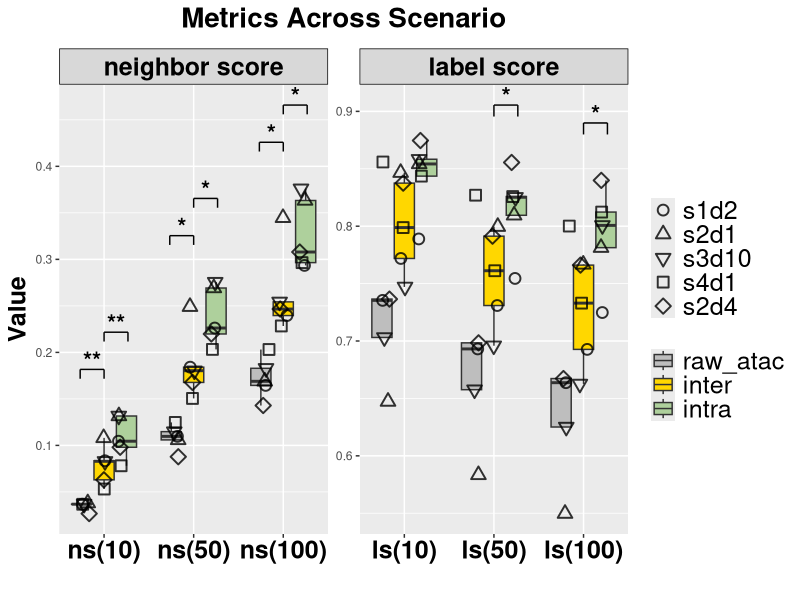
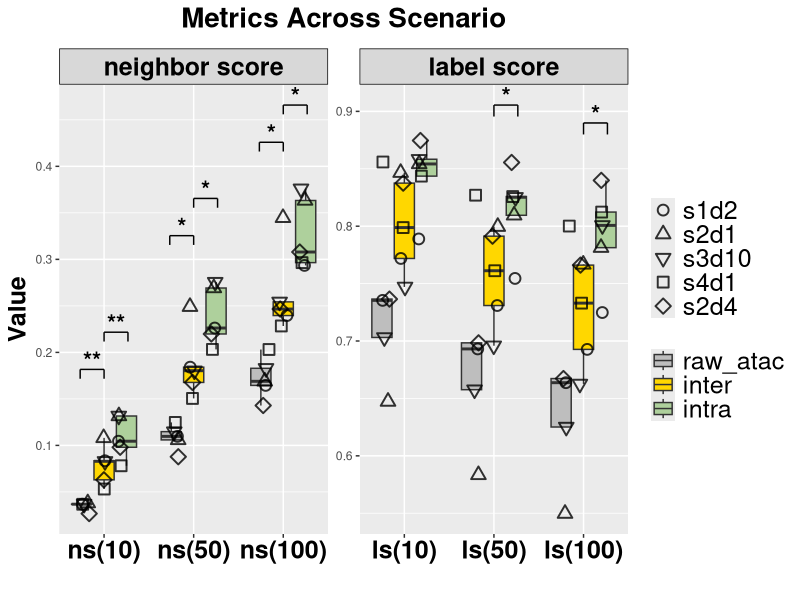

Generate these figures, in order, with R:
library(ggplot2)
library(readr)
library(dplyr)
library(tidyr)
library(purrr)
library(jsonlite)


df <- read_csv("test_r4_intrainter_nsls.csv")
r=4

df$Metric <- factor(df$Metric, levels = c("ns(10)", "ns(50)", "ns(100)", 
                                          "ls(10)", "ls(50)", "ls(100)"))
df$Scenario<-factor(df$Scenario,levels=c('raw_atac','inter','intra'))
df$Dataset<-factor(df$Dataset,levels = c('s1d2','s2d1','s3d10','s4d1','s2d4'))


df <- df %>%
  mutate(MetricType = ifelse(grepl("ns", Metric), "neighbor score", "label score"))%>%
  mutate(MetricType = factor(MetricType, levels = c("neighbor score", "label score")))

y_pos <- df %>% 
  group_by(Metric) %>% 
  summarise(max_val = max(Value))


perform_tests <- function(differences, digits_round = NULL, exact = FALSE, correct = TRUE) {
  d <- differences[is.finite(differences)]
  if (!is.null(digits_round)) d <- round(d, digits_round)
  
  n <- length(d)
  mean_d <- mean(d)
  sd_d <- sd(d)
  
  res <- list(
    p_value = NA_real_, test_method = "insufficient_n",
    estimate_diff = NA_real_, estimate_type = NA_character_, #  (Mean diff / Pseudo-median)
    effect_size = NA_real_, effect_size_type = NA_character_, #  (Cohen's d / Wilcoxon r)
    lower_ci = NA_real_, upper_ci = NA_real_
  )
  
  if (n < 2) return(res)
  
  if (sd_d == 0) {
    if (all(abs(d) < .Machine$double.eps)) {
      res$p_value <- 1; res$test_method <- "no-diff"
      res$estimate_diff <- 0; res$estimate_type <- "mean_diff"
      res$effect_size <- 0; res$effect_size_type <- "Cohen_d"
      res$lower_ci <- 0; res$upper_ci <- 0
      return(res)
    } else {
      k <- sum(d > 0); n_nonzero <- sum(d != 0)
      bt <- binom.test(k, n_nonzero, p = 0.5, alternative = "two.sided")
      res$p_value <- bt$p.value; res$test_method <- "Sign test (binom)"
      res$estimate_diff <- mean_d; res$estimate_type <- "mean_diff"
      res$effect_size <- k / n_nonzero; res$effect_size_type <- "Proportion_positive"
      res$lower_ci <- mean_d - qt(0.975, df = n-1) * (sd_d / sqrt(n))
      res$upper_ci <- mean_d + qt(0.975, df = n-1) * (sd_d / sqrt(n))
      return(res)
    }
  }
  
  shapiro_p <- if (n >= 3) {
    tryCatch(shapiro.test(d)$p.value, error = function(e) NA_real_)
  } else NA_real_
  
  if (!is.na(shapiro_p) && shapiro_p > 0.05) {
    # t-test
    tt <- t.test(d, mu = 0)
    res$p_value <- tt$p.value
    res$test_method <- "paired t-test"
    
    # Mean Difference
    res$estimate_diff <- tt$estimate[["mean of x"]] 
    res$estimate_type <- "Mean_Difference"
    
    # Cohen's d
    res$effect_size <- mean_d / sd_d  
    res$effect_size_type <- "Cohen_d"
    
    res$lower_ci <- tt$conf.int[1]
    res$upper_ci <- tt$conf.int[2]
  } else {
    # Wilcoxon
    wt <- suppressWarnings(tryCatch(
      wilcox.test(d, alternative = "two.sided", mu = 0, exact = FALSE, correct = TRUE, conf.int = TRUE),
      error = function(e) wilcox.test(d, alternative = "two.sided", mu = 0, exact = FALSE, correct = TRUE)
    ))
    
    res$p_value <- wt$p.value
    res$test_method <- "Wilcoxon signed-rank"
    
    # Pseudo-median
    if ("estimate" %in% names(wt)) {
      res$estimate_diff <- wt$estimate[["(pseudo)median"]] 
      res$estimate_type <- "Pseudo_median"
    } else {
      res$estimate_diff <- median(d)
      res$estimate_type <- "Median_Difference" # Fallback
    }
    
    # Wilcoxon r = Z / sqrt(N)
    z_val <- qnorm(wt$p.value / 2)
    res$effect_size <- abs(z_val) / sqrt(n)
    res$effect_size_type <- "Wilcoxon_r"
    
    if ("conf.int" %in% names(wt)) {
      res$lower_ci <- wt$conf.int[1]
      res$upper_ci <- wt$conf.int[2]
    } else {
      res$lower_ci <- mean_d - qt(0.975, df = n-1) * (sd_d / sqrt(n))
      res$upper_ci <- mean_d + qt(0.975, df = n-1) * (sd_d / sqrt(n))
    }
  }
  return(res)
}


df_wide <- df %>% 
  select(Dataset, Metric, MetricType, Scenario, Value) %>%
  pivot_wider(names_from = Scenario, values_from = Value)

methods_list <- levels(df$Scenario)

target_method <- "inter"
other_methods <- setdiff(methods_list, target_method)
# (d <- df_m[[m1]] - df_m[[m2]]),Scenario inter - intra
pairs <- lapply(other_methods, function(m) c(target_method, m)) 

results_list <- list()

for(m in unique(df$Metric)) {
  m_type <- unique(df$MetricType[df$Metric == m])
  df_m <- df_wide %>% filter(Metric == m)
  
  for(p in pairs) {
    m1 <- p[1] 
    m2 <- p[2]
    
    if(m1 %in% colnames(df_m) && m2 %in% colnames(df_m)) {
      d <- df_m[[m1]] - df_m[[m2]]
      
      test_res <- perform_tests(d)
      n_val <- sum(!is.na(d))
      
      results_list[[length(results_list) + 1]] <- tibble(
        Metric = m,
        MetricType = m_type,
        Group1 = m1,
        Group2 = m2,
        N = n_val, 
        
        estimate_diff = test_res$estimate_diff, 
        estimate_type = test_res$estimate_type,
        lower_ci = test_res$lower_ci,  
        upper_ci = test_res$upper_ci,
        effect_size = test_res$effect_size,
        effect_size_type = test_res$effect_size_type,
        test_method = test_res$test_method,
        p_value = test_res$p_value
      )
    }
  }
}

pairwise_df <- bind_rows(results_list) %>%
  mutate(
    signif = case_when(
      p_value < 0.001 ~ "***",
      p_value < 0.01  ~ "**",
      p_value < 0.05  ~ "*",
      TRUE ~ "ns"
    )
  )

write_csv(pairwise_df, paste0('interintra_nsls','_t_wilcox_test.csv'))

sig_df <- pairwise_df %>% filter(signif != "ns")

metric_indices <- df %>% 
  distinct(MetricType, Metric) %>% 
  group_by(MetricType) %>% 
  arrange(Metric) %>% 
  mutate(metric_x = row_number()) %>% 
  ungroup()

k <- length(methods_list)
dodge_width <- 0.8
offsets <- seq(-dodge_width/2 + dodge_width/(2*k), dodge_width/2 - dodge_width/(2*k), length.out = k)
names(offsets) <- methods_list

metric_max <- df %>% group_by(Metric) %>% summarise(max_val = max(Value, na.rm = TRUE))
plot_sig_df <- sig_df %>%
  left_join(metric_indices, by = c("MetricType", "Metric")) %>%
  left_join(metric_max, by = "Metric") %>%
  mutate(
    x1_offset = offsets[Group1],
    x2_offset = offsets[Group2],
    x_min = metric_x + pmin(x1_offset, x2_offset),
    x_max = metric_x + pmax(x1_offset, x2_offset),
    dist = abs(x1_offset - x2_offset) 
  ) %>%
  arrange(MetricType, Metric, dist) %>%
  group_by(MetricType, Metric) %>%
  mutate(
    step = row_number(),
    y_pos = max_val + 0.05 + 0.04 * (step - 1), 
    y_tip = y_pos - 0.01 
  ) %>%
  ungroup()

p<-ggplot(df, aes(x = Metric, y = Value,)) +
  geom_boxplot(aes(group = interaction(Metric, Scenario), fill = Scenario), 
               alpha = 1, outlier.shape = NA) + 
  geom_jitter(
    aes(group = interaction(Metric, Scenario), shape = Dataset),
    position = position_jitterdodge(
      jitter.width = 0.3,   
      dodge.width = 0.6     
    ),size = 3,alpha = 0.8,color = "black",stroke = 1)+
  scale_fill_manual(values = c('raw_atac'='grey',"intra" = "#aed09c", "inter" = "#FFD700")) +  
  # scale_color_manual(values = c("s1d2" = "#2ca02c", "s2d1" = "#d62728", "s2d4" = "purple", 
  #                               "s4d1" = "#8c564b", "s3d10" = "#FF6699")) +  
  scale_shape_manual(
    values = c(
      "s1d2" = 1,    
      "s2d1" = 2,    
      "s2d4" = 5,    
      "s4d1" = 0,    
      "s3d10" = 6   
    ))+
  scale_x_discrete(expand = expansion(add = c(0.5, 0.5))) +  
  guides(shape = guide_legend(order = 1), fill = guide_legend(order = 2)) + 
  facet_wrap(~MetricType, scales = "free")+
  theme_set(theme_bw())+
  # theme_minimal() +
  theme(
    axis.text.x = element_text(angle = 0, hjust = 0.5, size = 18, face = "bold", color = "black", margin = margin(t =2)),
    axis.title = element_text(size = 18, color = "black", face = "bold"),
    legend.title = element_blank(),
    plot.title = element_text(hjust = 0.5, size = 20, face = "bold",margin = margin(b = 10)),
    legend.text = element_text(size = 18),
    strip.background = element_rect(fill = rgb(0.5, 0.5, 0.5, 0.3),color = "black", size = 0.5), 
    strip.text = element_text(size = 18, face = "bold", color = "black"),  
    strip.text.x = element_text(size = 18, face = "bold",color = "black"), 
  ) +
  labs(title = "Metrics Across Scenario", x = "", y = "Value")

if(nrow(plot_sig_df) > 0) {
  p <- p + 
    geom_segment(data = plot_sig_df, aes(x = x_min, xend = x_max, y = y_pos, yend = y_pos), inherit.aes = FALSE, linewidth = 0.5) +
    geom_segment(data = plot_sig_df, aes(x = x_min, xend = x_min, y = y_pos, yend = y_tip), inherit.aes = FALSE, linewidth = 0.5) +
    geom_segment(data = plot_sig_df, aes(x = x_max, xend = x_max, y = y_pos, yend = y_tip), inherit.aes = FALSE, linewidth = 0.5) +
    geom_text(data = plot_sig_df, aes(x = (x_min + x_max)/2, y = y_pos - 0.00, label = signif), inherit.aes = FALSE, size = 6, vjust = 0, fontface = "bold") +
    scale_y_continuous(expand = expansion(mult = c(0.05, 0.05)))
}

p

ggsave(paste0("intrainter_nsls_r",r,'.pdf'), plot = p, 
       width = 10, height = 6, units = "in",dpi=300)
